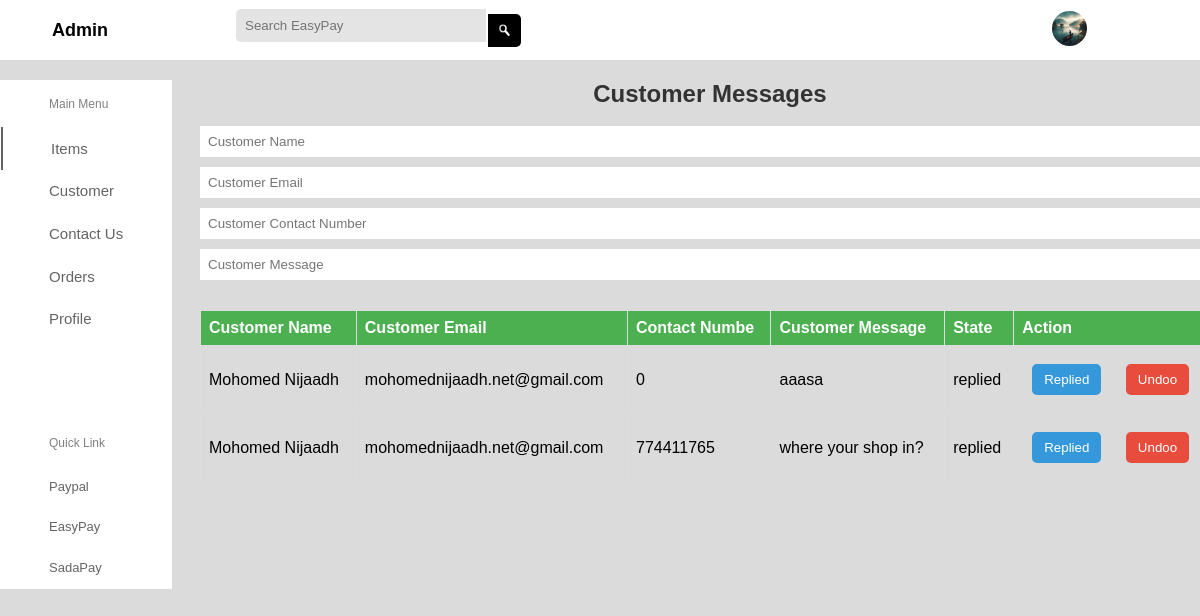
Page /ADMIN/services/contactus.php on the committed database.
### tables this page shows
CREATE TABLE `contactus` (
  `no` int(50) NOT NULL,
  `name` varchar(255) NOT NULL,
  `email` varchar(255) NOT NULL,
  `number` int(20) NOT NULL,
  `message` varchar(255) NOT NULL
);

### ADMIN/services/contactus.php (the view, shortened to what this page needs)
<?php
include"../config/dbConnection.php";
?>
<?php
$sql="SELECT * FROM contactus";
$result=mysqli_query($conn,$sql);
?>
<!DOCTYPE html>
<html lang="en">
<head>
    <link rel="stylesheet"   href="admin.css">
</head>
<body>
    <?php include 'adminDash.php'; ?>
    <div class="main">
<div>
<form  method="post">
 <h2>Customer Messages</h2>
<br>
 <div class="dep">
 <input type="text" id="Name" name="Name" placeholder="Customer Name" required>
 <input type="text" id="Email" name="Email" placeholder="Customer Email" required>
 <input type="text" id="number" name="number"  placeholder="Customer Contact Number" required>
 <input type="textarea" id="message" name="message" placeholder="Customer Message" required>
 </div>
</form>
</div>
<div class="data-table-container">
<table class="data-table">
<thead>
<tr>
 <th>Customer Name</th>
 <th>Customer Email</th>
 <th>Contact Numbe</th>
 <th>Customer Message</th>
 <th>State</th>
 <th>Action</th>
</tr>
</thead>
<tbody>
<?php
if($result){
while($row=mysqli_fetch_assoc($result)){
  $customerId=$row['no'];
  $customerName=$row['name'];
$customerEmail=$row['email'];
$customerNumber=$row['number'];
$customerMessage=$row['message'];
echo"<tr>
<td>$customerName</td>
<td>$customerEmail</td>
<td>$customerNumber</td>
<td>$customerMessage</td>
<td>
replied
</td>
<td>
<a href='deleteItem.php?deleteId= $customerId>'>
<button class='update'>Replied</button>
<a href='deleteItem.php?deleteId= $customerId>'>
<button class='delete'>Undoo</button>
</a>
</td>
<tr>";
}
}
else{
}
?>
</tbody>
</table>
</div>
       </div>
</body>
</html>

### ADMIN/services/admin.css (style rules this page uses)
* { margin: 0; padding: 0; border: none; outline: none; text-decoration: none; box-sizing: border-box; font-family: "Poppins", sans-serif; }
body { background: rgb(219, 219, 219); }
.main { z-index: -1; position: relative; margin-left: 200px; width: 85%; height: auto; margin-bottom: 10px; }
.promo_card h1, .promo_card span, button { margin: 10px; }

### ADMIN/services/contactus.php (style rules this page uses)
h2 { text-align: center; color: #333; }
.dep { margin-bottom: 15px; }
input { width: 100%; padding: 8px; margin-bottom: 10px; box-sizing: border-box; }
button { background-color: #4caf50; color: white; padding: 10px 15px; border: none; border-radius: 5px; cursor: pointer; }
.data-table-container { margin-top: 20px; }
.data-table { width: 100%; border-collapse: collapse; margin-top: 10px; }
.data-table th, .data-table td { border: 1px solid #ddd; padding: 8px; text-align: left; }
.data-table th { background-color: #4caf50; color: white; }
td button { padding: 8px 12px; border: none; border-radius: 5px; cursor: pointer; text-decoration: none; display: inline-block; }
td button.update { background-color: #3498db; color: white; }
td button.delete { background-color: #e74c3c; color: white; }

### rows in the picture
contactus: name "Mohomed Nijaadh", email "mohomednijaadh.net@gmail.com", number "0", message "aaasa"
contactus: name "Mohomed Nijaadh", email "mohomednijaadh.net@gmail.com", number "774411765", message "where your shop in?"
